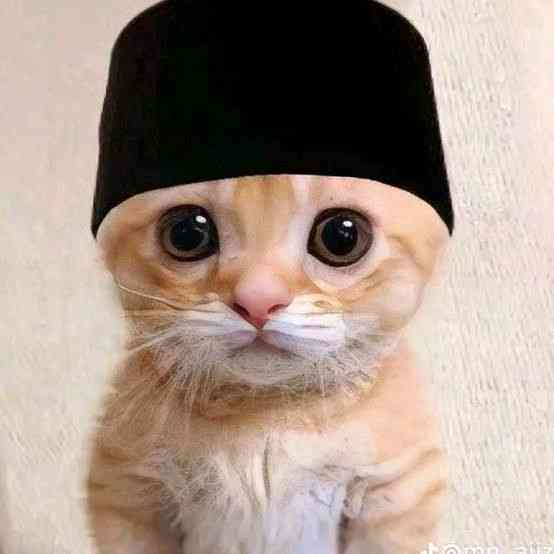
#> input picture project4/kucing.jpg, 554 x 554 px
$ python translasi-rotasi.py
#> lines starting #> are read from the running program, lines starting #| are printed output that depends on the picture
import cv2
import numpy as np
# Membaca gambar
image = cv2.imread('kucing.jpg')
#> image is the input picture: shape (554, 554, 3); mean B, G, R 137.1, 148.4, 166.5
# Mendapatkan dimensi gambar
(h, w) = image.shape[:2]
#> h = 554; w = 554
# Translasi
M_translation = np.float32([[1, 0, 50], [0, 1, 100]])
translated_image = cv2.warpAffine(image, M_translation, (w, h))
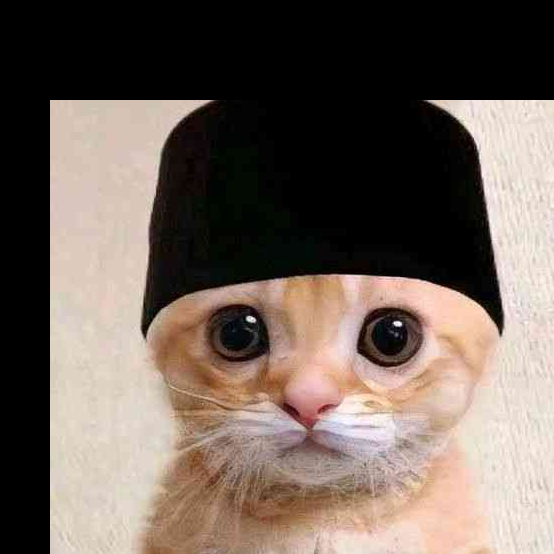
#> translated_image: shape (554, 554, 3); mean B, G, R 90.6, 99.2, 112.7
# Rotasi 45 derajat
center = (w // 2, h // 2)
#> center = (277, 277)
M_rotation = cv2.getRotationMatrix2D(center, 45, 1.0)
rotated_image = cv2.warpAffine(image, M_rotation, (w, h))
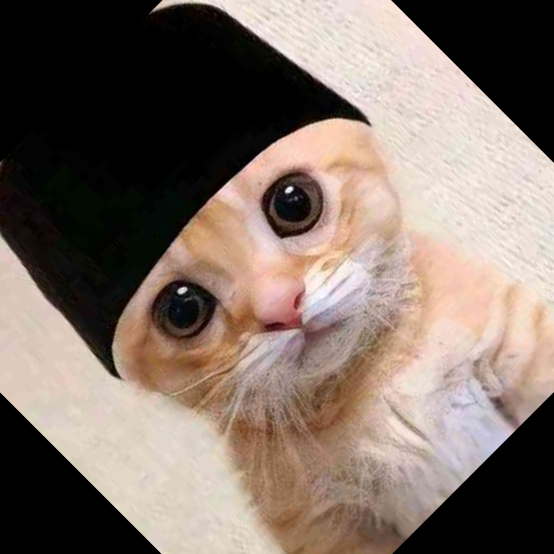
#> rotated_image: shape (554, 554, 3); mean B, G, R 103.7, 113, 128.4
# Menampilkan hasil
cv2.imshow('Translated Image', translated_image)
cv2.imshow('Rotated Image', rotated_image)
cv2.waitKey(0)
cv2.destroyAllWindows()
